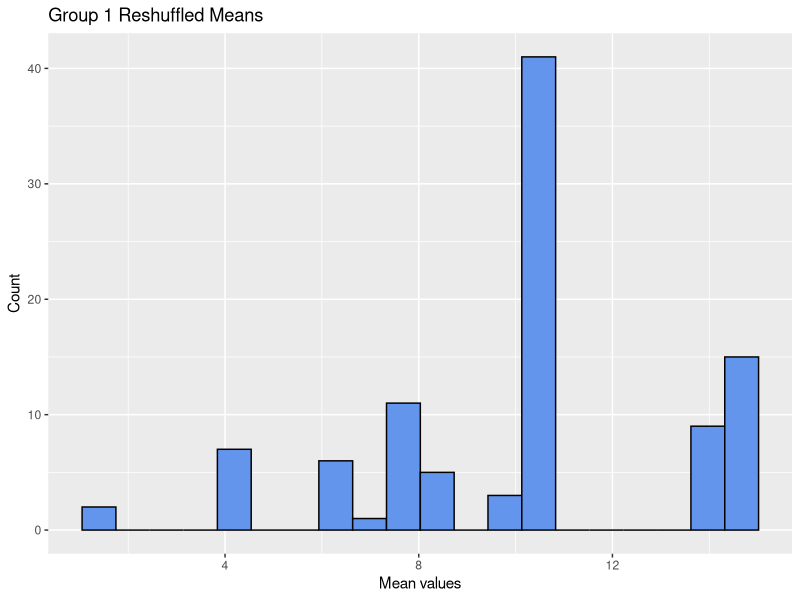
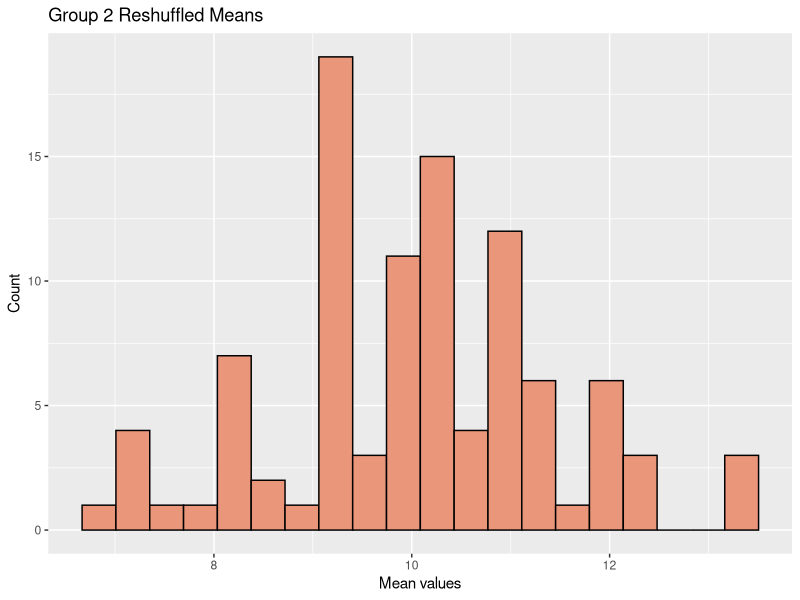
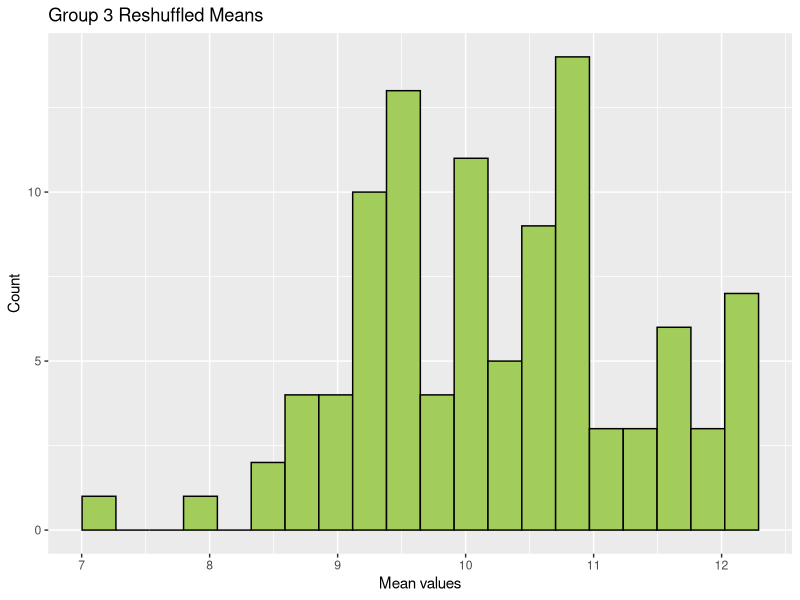

Reproduce these figures in R, in order.
## ---- chunk 1
library(ggplot2)
set.seed(1000)
## ---- chunk 2
times <- 100
n_vec <- sample(0:2, 100, replace = TRUE)

n_sum <- function(n_vec){
  counter <- 0
  for (i in 1:times){
    if(n_vec[i] == 0){
      counter <- counter + 1 
    }
  }
  return(counter) 
}

n_sum(n_vec)

## ---- chunk 3
sum_zero <- sum(n_vec == 0)
print(sum_zero)
## ---- chunk 4
mat_func <- function(row=6, col=3){
  mat <- matrix(nrow=row, ncol = col)
  for (i in 1:row){
    for (j in 1:col) {
      mat[i,j] <-j*i
  
    }
  
  }
  return(mat)
} 

mat_func()
## ---- chunk 5
set.seed(1000)
## ---- chunk 6
group1 <- 2
group2 <- 7
group3 <- 10

groups <- c(rep("group1",2), rep("group2", 7), rep("group3", 10))
print(groups)

z <- c(runif(2) + 1, runif(7) + 6, + runif(10) + 14)
print(z)

df <- data.frame(grouping = groups, res=z)
print(df)

obs_means <- tapply(df$res,df$grouping,mean)###
print(obs_means)
## ---- chunk 7
library(dplyr)
shuffler <- function(df){
  reshuff <- sample(df$res)
  df2 <- data.frame(
    groups = df$grouping,
    response = reshuff
  )
  summary <- df2 |>
    group_by(groups) |>
    summarize(meanResponse = mean(response))

  return(summary$meanResponse)
}
shuffler(df)
## ---- chunk 8
n_run <- 100
df2 <- data.frame(
  rep = 1:n_run,
  group1mean = NA,
  group2mean = NA,
  group3mean = NA

)

for (i in 1:n_run){
  group_means_rep <- shuffler(df)
  df2$group1mean[i] = group_means_rep[1]
  df2$group2mean[i] = group_means_rep[2]
  df2$group3mean[i] = group_means_rep[3]

}

g1 <- data.frame(mean = df2$group1mean)   
g2 <- data.frame(mean = df2$group2mean)
g3 <- data.frame(mean = df2$group3mean)
## ---- chunk 9
g1 <- ggplot(data = df2, aes(x = group1mean)) +
  geom_histogram(bins = 20, fill = "cornflowerblue", color = "black") +
  labs(title = "Group 1 Reshuffled Means",
       x = "Mean values",
       y = "Count")
print(g1)

g2 <- ggplot(data = df2, aes(x = group2mean)) +
  geom_histogram(bins = 20, fill = "darksalmon", color = "black") +
  labs(title = "Group 2 Reshuffled Means",
       x = "Mean values",
       y = "Count")
print(g2)

g3 <- ggplot(data = df2, aes(x = group3mean)) +
  geom_histogram(bins = 20, fill = "darkolivegreen3", color = "black") +
  labs(title = "Group 3 Reshuffled Means",
       x = "Mean values",
       y = "Count")
print(g3)
